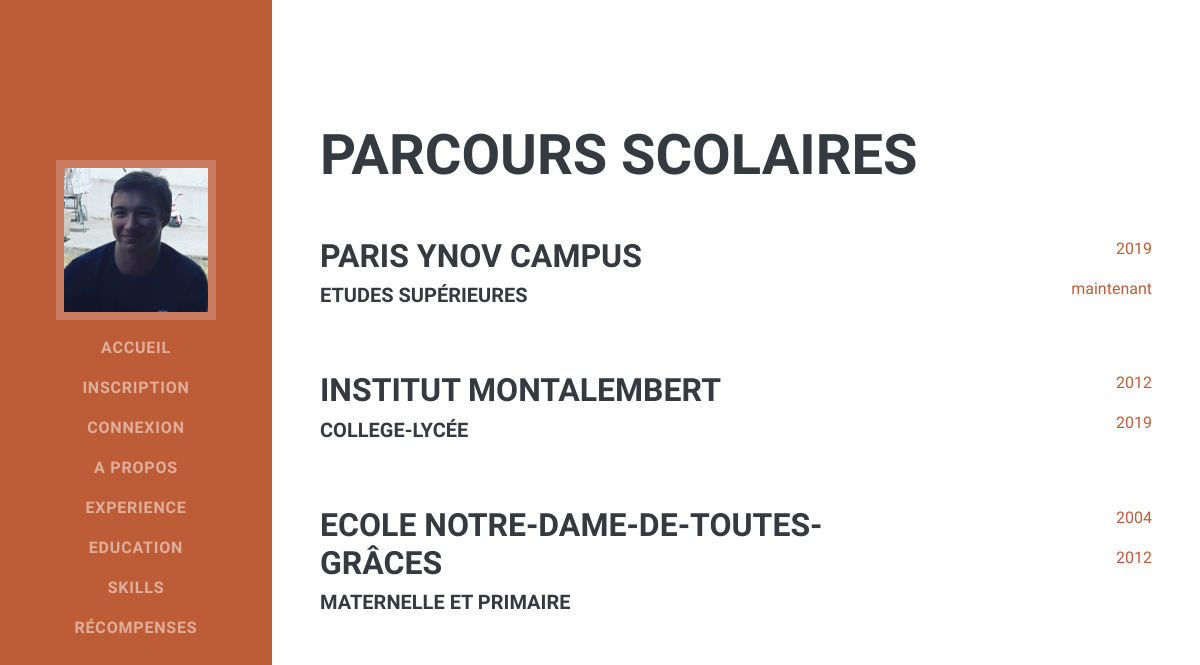
Page /site_cv_eval/educ.php on the committed database.
### tables this page shows
CREATE TABLE `education` (
  `id_education` int(3) NOT NULL,
  `ecole` varchar(100) DEFAULT NULL,
  `cursus` varchar(100) DEFAULT NULL,
  `date_debut` varchar(20) NOT NULL,
  `debut_fin` varchar(30) DEFAULT NULL
);

### site_cv_eval/educ.php (the view)
<?php include("inc/header.inc.php"); ?>
<?php require_once("inc/data.inc.php"); ?>
<section class="resume-section p-3 p-lg-5 d-flex align-items-center" id="education">
  <div class="w-100">
    <h2 class="mb-5">Parcours scolaires</h2>
    <?php
    $base_de_donnee = $pdo->query("SELECT * FROM education ORDER BY id_education");
    while ($education = $base_de_donnee->fetch(PDO::FETCH_OBJ)) { ?>
      <div class="resume-item d-flex flex-column flex-md-row justify-content-between mb-5">
        <div class="resume-content">
          <div class="mb-0">
            <h3><?php echo $education->ecole; ?></h3>
          </div>
          <div class="subheading mb-3">
            <h5><?php echo $education->cursus; ?></h5>
          </div>
        </div>
        <div class="resume-date text-md-right">
          <div class="text-primary">
            <p><?php echo $education->date_debut; ?></p>
          </div>
          <div class="text-primary">
            <p><?php echo $education->debut_fin; ?></p>
          </div>
        </div>
      </div>
    <?php } ?>
  </div>
</section>

### rows in the picture
education: ecole "PARIS YNOV CAMPUS", cursus "ETUDES SUPÉRIEURES", date_debut "2019", debut_fin "maintenant"
education: ecole "INSTITUT MONTALEMBERT", cursus "COLLEGE-LYCÉE", date_debut "2012", debut_fin "2019"
education: ecole "ECOLE NOTRE-DAME-DE-TOUTES-GRÂCES", cursus "MATERNELLE ET PRIMAIRE", date_debut "2004", debut_fin "2012"
